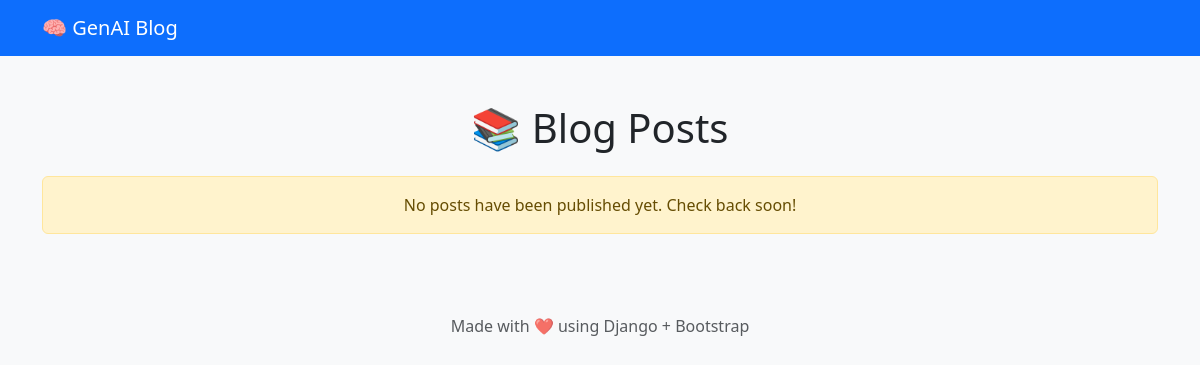
/blog/, run on an earlier commit of the app's database.
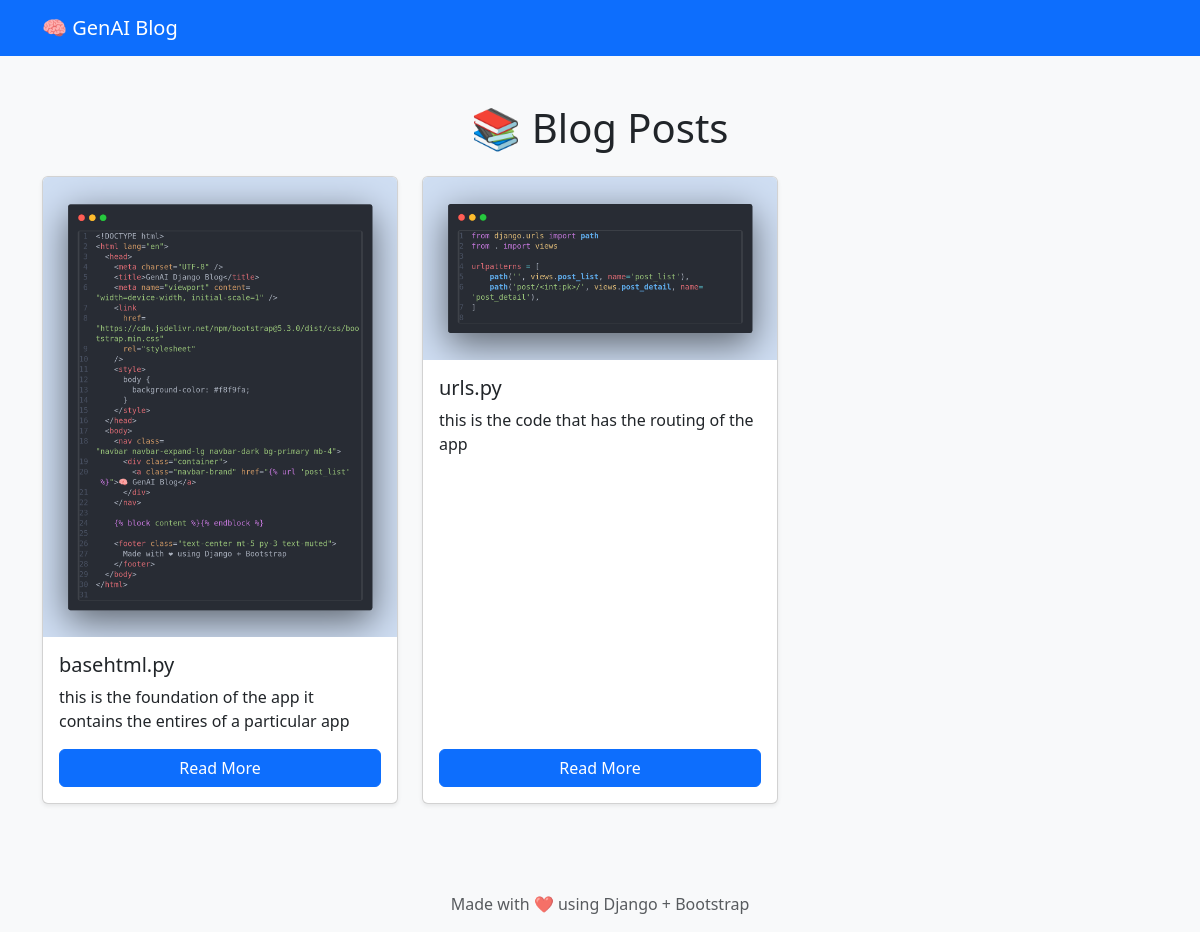
And on a later commit of the database.
### blog/models.py (models this page shows, shortened)
class Post(models.Model):
    title = models.CharField(max_length=200)
    body = models.TextField()  # ✔ This is the content field
    image = models.ImageField(upload_to='post_images/', blank=True, null=True)
    created_at = models.DateTimeField(auto_now_add=True)

### blog/views.py (the view)
# urls.py: path('', views.post_list, name='post_list'),
def post_list(request):
    posts = Post.objects.all().order_by('-created_at')  # Latest posts first
    return render(request, 'blog/post_list.html', {'posts': posts})

### blog/templates/blog/post_list.html
{% extends "base.html" %} {% block content %}
<div class="container mt-5">
  <h1 class="mb-4 text-center">📚 Blog Posts</h1>
  <div class="row">
    {% for post in posts %}
    <div class="col-md-6 col-lg-4 d-flex align-items-stretch">
      <div class="card mb-4 shadow-sm w-100">
        {% if post.image %}
        <img
          src="{{ post.image.url }}"
          alt="{{ post.title }}"
          class="card-img-top"
        />
        {% endif %}
        <div class="card-body d-flex flex-column">
          <h5 class="card-title">{{ post.title }}</h5>
          <p class="card-text">{{ post.body|truncatewords:25 }}</p>
          <a
            href="{% url 'post_detail' pk=post.pk %}"
            class="btn btn-primary mt-auto"
          >
            Read More
          </a>
        </div>
      </div>
    </div>
    {% empty %}
    <div class="col-12">
      <div class="alert alert-warning text-center">
        No posts have been published yet. Check back soon!
      </div>
    </div>
    {% endfor %}
  </div>
</div>
{% endblock %}

### templates/base.html (shortened to what this page needs)
<!DOCTYPE html>
<html lang="en">
  <head>
    <link
      href="https://cdn.jsdelivr.net/npm/bootstrap@5.3.0/dist/css/bootstrap.min.css"
      rel="stylesheet"
    />
  </head>
  <body>
    <nav class="navbar navbar-expand-lg navbar-dark bg-primary mb-4">
      <div class="container">
        <a class="navbar-brand" href="{% url 'post_list' %}">🧠 GenAI Blog</a>
      </div>
    </nav>
    {% block content %}{% endblock %}
    <footer class="text-center mt-5 py-3 text-muted">
      Made with ❤️ using Django + Bootstrap
    </footer>
  </body>
</html>

### templates/base.html (style rules this page uses)
body { background-color: #f8f9fa; }

What changed in the data, as far as the page shows it:
added Post: image (picture), title "basehtml.py", body "this is the foundation of the app it contains the entires of a particular app"
added Post: image (picture), title "urls.py", body "this is the code that has the routing of the app"
Also different on the page:
text no longer shown: "No posts have been published yet. Check back soon!"
